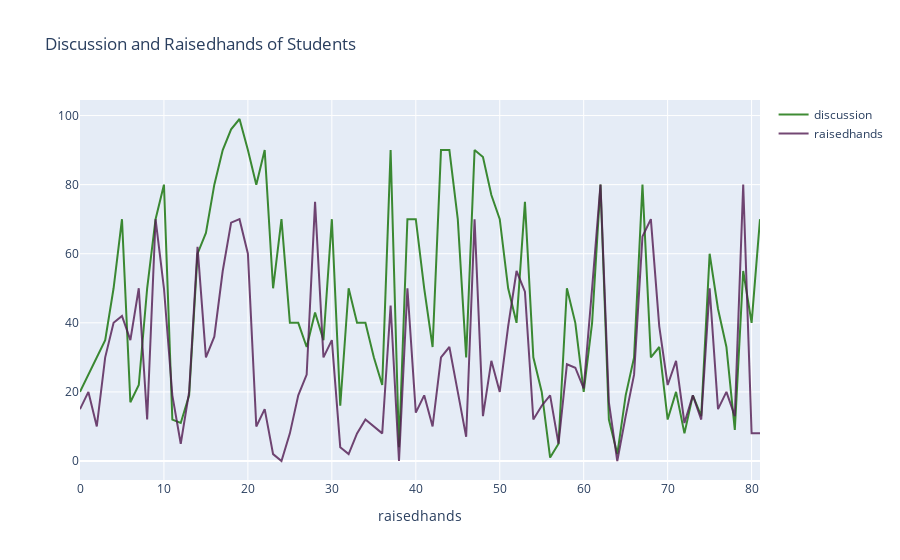

Source (notebook cell):
### Code cell
import plotly.graph_objs as go
import chart_studio.plotly as py
from plotly.offline import init_notebook_mode, iplot
init_notebook_mode(connected=True)
import plotly.graph_objs as go

# Creating trace1
trace1 = go.Scatter(
                    x = np.arange(0,82),
                    y = data.Discussion,
                    mode = "lines",
                    name = "discussion",
                    marker = dict(color = 'rgba(16, 112, 2, 0.8)'),
                    )
# Creating trace2
trace2 = go.Scatter(
                    x =np.arange(0,82) ,
                    y = data.raisedhands,
                    mode = "lines",
                    name = "raisedhands",
                    marker = dict(color = 'rgba(80, 26, 80, 0.8)'),
                   )
df = [trace1, trace2]
layout = dict(title = 'Discussion and Raisedhands of Students',
              xaxis= dict(title= 'raisedhands',ticklen= 5,zeroline= False)
             )
fig = dict(data = df, layout = layout)
iplot(fig)

### Figure 1 — Plotly figure (JSON) as saved in the notebook; plotly's stock layout.template omitted (floating-point values rounded to 4 significant figures; data arrays with more than 128 entries replaced by an {"elided": "..."} marker saying what was removed)
{"data": [{"marker": {"color": "rgba(16, 112, 2, 0.8)"}, "mode": "lines", "name": "discussion", "type": "scatter", "x": [0, 1, 2, 3, 4, 5, 6, 7, 8, 9, 10, 11, 12, 13, 14, 15, 16, 17, 18, 19, 20, 21, 22, 23, 24, 25, 26, 27, 28, 29, 30, 31, 32, 33, 34, 35, 36, 37, 38, 39, 40, 41, 42, 43, 44, 45, 46, 47, 48, 49, 50, 51, 52, 53, 54, 55, 56, 57, 58, 59, 60, 61, 62, 63, 64, 65, 66, 67, 68, 69, 70, 71, 72, 73, 74, 75, 76, 77, 78, 79, 80, 81], "y": {"elided": "480 int values"}}, {"marker": {"color": "rgba(80, 26, 80, 0.8)"}, "mode": "lines", "name": "raisedhands", "type": "scatter", "x": [0, 1, 2, 3, 4, 5, 6, 7, 8, 9, 10, 11, 12, 13, 14, 15, 16, 17, 18, 19, 20, 21, 22, 23, 24, 25, 26, 27, 28, 29, 30, 31, 32, 33, 34, 35, 36, 37, 38, 39, 40, 41, 42, 43, 44, 45, 46, 47, 48, 49, 50, 51, 52, 53, 54, 55, 56, 57, 58, 59, 60, 61, 62, 63, 64, 65, 66, 67, 68, 69, 70, 71, 72, 73, 74, 75, 76, 77, 78, 79, 80, 81], "y": {"elided": "480 int values"}}], "layout": {"title": {"text": "Discussion and Raisedhands of Students"}, "xaxis": {"ticklen": 5, "title": {"text": "raisedhands"}, "zeroline": false}}}
